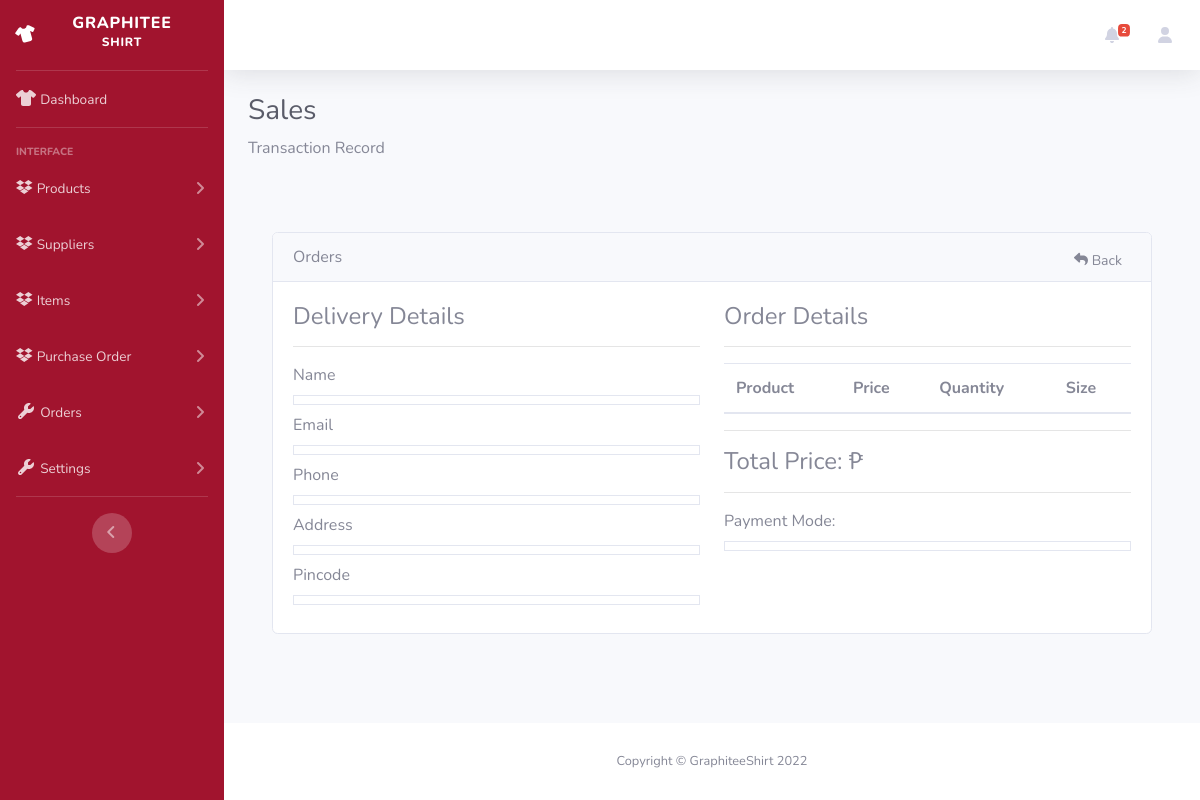
The page /view-orderAdminSales.php?t=GraphShirt9476453 on the database as committed earlier.
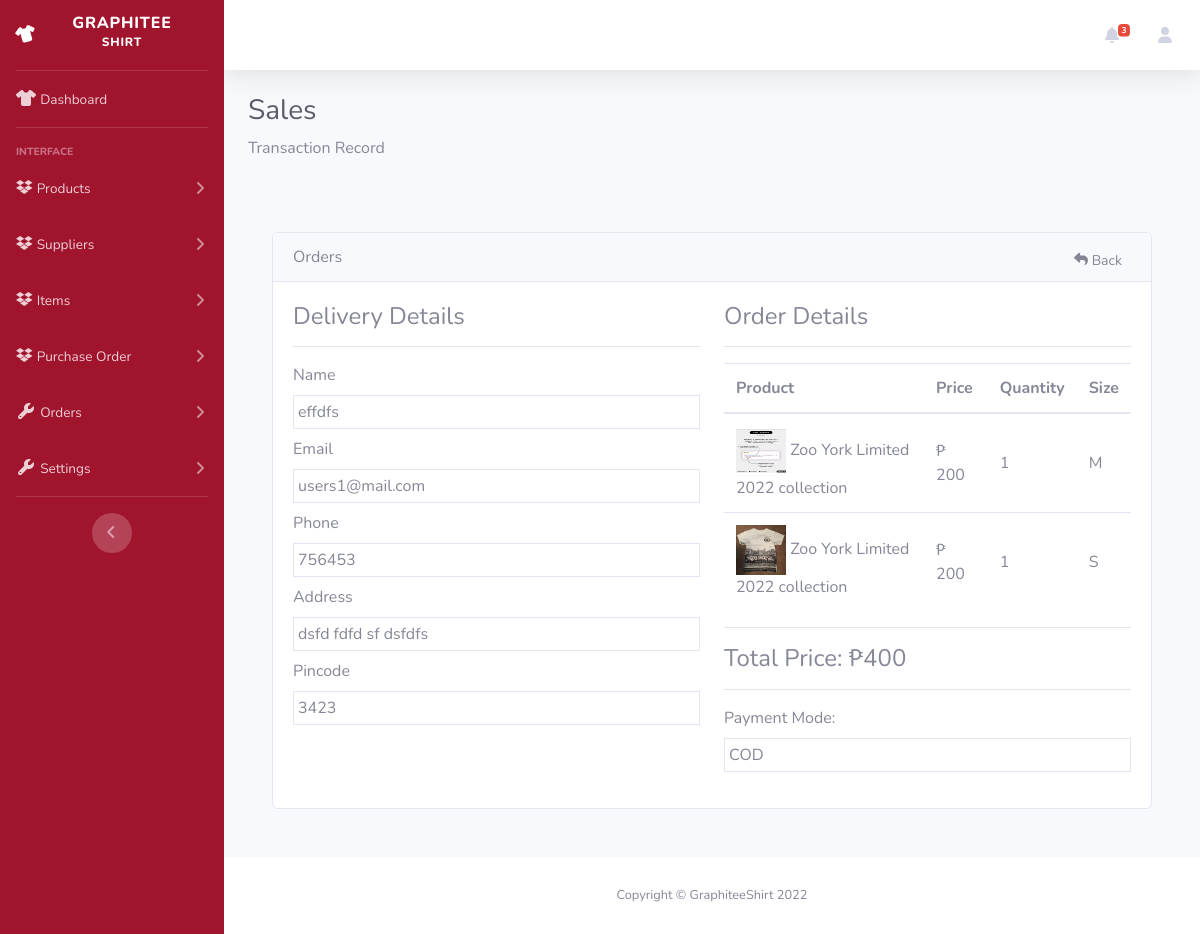
The same page on the database as committed later.
### tables this page shows
CREATE TABLE `orders` (
  `id` int(11) NOT NULL,
  `tracking_id` varchar(255) NOT NULL,
  `user_id` int(255) NOT NULL,
  `name` varchar(255) NOT NULL,
  `email` varchar(255) NOT NULL,
  `phone` varchar(255) NOT NULL,
  `address` mediumtext NOT NULL,
  `pincode` int(255) NOT NULL,
  `total_price` int(255) NOT NULL,
  `payment_mode` varchar(255) NOT NULL,
  `payment_id` varchar(255) DEFAULT NULL,
  `status` tinyint(4) NOT NULL DEFAULT 0,
  `comments` varchar(255) DEFAULT NULL,
  `proof_of_payment` varchar(250) DEFAULT NULL,
  `created_at` timestamp NOT NULL DEFAULT current_timestamp()
);

CREATE TABLE `products` (
  `id` int(11) NOT NULL,
  `code` varchar(50) DEFAULT NULL,
  `name` varchar(255) NOT NULL,
  `size` varchar(10) NOT NULL DEFAULT 'S',
  `color` varchar(50) NOT NULL DEFAULT 'black',
  `slug` varchar(255) NOT NULL,
  `image` varchar(255) NOT NULL,
  `description` text NOT NULL,
  `price` int(11) NOT NULL,
  `quantity` int(11) NOT NULL,
  `max_quantity` int(11) NOT NULL DEFAULT 20
);

CREATE TABLE `order_items` (
  `id` int(11) NOT NULL,
  `order_id` int(255) NOT NULL,
  `prod_id` int(255) NOT NULL,
  `qty` int(255) NOT NULL,
  `price` int(255) NOT NULL,
  `created_at` timestamp NOT NULL DEFAULT current_timestamp(),
  `size` varchar(255) NOT NULL
);

### classes/connectiondb.php (called while the page is built, shortened)
<?php
class connection
{
    protected function connect()
    {
        try {
            $servername = "localhost";
            $username = "root";
            $password = "";
            $conn = new PDO("mysql:host=$servername;dbname=ooplogin", $username, $password);
            $conn->setAttribute(PDO::ATTR_ERRMODE, PDO::ERRMODE_EXCEPTION);
            return $conn;
        } catch (PDOException $e) {
            echo "Connection failed: " . $e->getMessage();
            die();
        }
    }
}

### classes/viewproductModel.php (called while the page is built, shortened)
<?php
class viewproducts extends connection
{
    function getAllQuantity($table)
    {
        $sql = "SELECT * FROM $table WHERE quantity < 5";
        $stmt = $this->connect()->prepare($sql);
        $stmt->execute();
        return $stmt;
    }
    function checkTrackingA($tracking_no)
    {
        $sql = "SELECT * FROM orders WHERE tracking_id ='$tracking_no'";
        $stmt = $this->connect()->prepare($sql);
        $stmt->execute();
        return $stmt;
    }
    function displayOrderA($tracking_no,$userId)
    {
        $sql = "SELECT o.id AS oid, o.tracking_id,o.user_id, oi.*,p.* FROM orders o, order_items oi, products p WHERE o.user_id = '$userId' AND
        oi.order_id=o.id AND p.id=oi.prod_id AND o.tracking_id='$tracking_no'";
        $stmt = $this->connect()->prepare($sql);
        $stmt->execute();
        return $stmt;
    }
}

### view-orderAdminSales.php (the view, shortened to what the changed rows need)
<?php
include "classes/connectiondb.php";
include "classes/viewproductModel.php";
if (isset($_GET['t'])) {
    $tracking_no = $_GET['t'];
    $checkTrackingID = new viewproducts();
    $result = $checkTrackingID->checkTrackingA($tracking_no);
?>
    <?php
} else {
    ?>
    <h4>Something went wrong</h4>
<?php
    die();
}
$data = $result->fetchAll(PDO::FETCH_ASSOC);
?>
<!DOCTYPE html>
<html lang="en">
<head>
    <link href="vendors/fontawesome-free/css/all.min.css" rel="stylesheet" type="text/css">
    <link href="dashboard/css/sb-admin-2.min.css" rel="stylesheet">
    <link href="vendors/datatables/dataTables.bootstrap4.min.css" rel="stylesheet">
    <link rel="stylesheet" href="https://cdnjs.cloudflare.com/ajax/libs/font-awesome/6.1.2/css/all.min.css">
    <link rel="stylesheet" href="styles/viewProduct.css">
</head>
<body id="page-top">
    <div id="wrapper">
        <div id="content-wrapper" class="d-flex flex-column">
            <div id="content">
                <nav class="navbar navbar-expand navbar-light bg-white topbar mb-4 static-top shadow">
                    <ul class="navbar-nav ml-auto">
                        <?php
                        $views = new viewproducts();
                        $prods = $views->getAllQuantity("products");
                        $low = $prods->rowCount();
                        if ($low == 0) {
                            $none = "style='display:none;'";
                        } else {
                            $none = "";
                            $shake = "fa-shake";
                        }
                        ?>
                        <li class="nav-item dropdown no-arrow mx-1">
                            <a class="nav-link dropdown-toggle" href="#" id="alertsDropdown" role="button" data-toggle="dropdown" aria-haspopup="true" aria-expanded="false">
                                <i class="fas fa-bell fa-fw <?php echo $shake ?>"></i>
                                <span <?php echo $none ?> class="badge badge-danger badge-counter"> <?php echo $low ?> </span>
                            </a>
                        </li>
                    </ul>
                </nav>
                <div class="container-fluid">
                    <h1 class="h3 mb-2 text-gray-800">Sales</h1>
                    <div class="py-5">
                        <div class="container">
                            <div class="card">
                                <div class="row">
                                    <div class="col-md-12">
                                        <div class="card-body">
                                            <div class="row">
                                                <div class="col-md-6">
                                                    <div class="row">
                                                        <div class="col-md-12 mb-2">
                                                            <label class="fw-bold">Name</label>
                                                            <div class="border p-1">
                                                                <?= $data[0]["name"]; ?>
                                                            </div>
                                                        </div>
                                                        <div class="col-md-12 mb-2">
                                                            <label class="fw-bold">Email</label>
                                                            <div class="border p-1">
                                                                <?= $data[0]["email"]; ?>
                                                            </div>
                                                        </div>
                                                        <div class="col-md-12 mb-2">
                                                            <label class="fw-bold">Phone</label>
                                                            <div class="border p-1">
                                                                <?= $data[0]["phone"]; ?>
                                                            </div>
                                                        </div>
                                                        <div class="col-md-12 mb-2">
                                                            <label class="fw-bold">Address</label>
                                                            <div class="border p-1">
                                                                <?= $data[0]["address"]; ?>
                                                            </div>
                                                        </div>
                                                        <div class="col-md-12 mb-2">
                                                            <label class="fw-bold">Pincode</label>
                                                            <div class="border p-1">
                                                                <?= $data[0]["pincode"]; ?>
                                                            </div>
                                                        </div>
                                                    </div>
                                                </div>
                                                <div class="col-md-6">
                                                    <h4>Order Details</h4>
                                                    <hr>
                                                    <table class="table">
                                                        <thead>
                                                            <tr>
                                                                <th>Product</th>
                                                                <th>Price</th>
                                                                <th>Quantity</th>
                                                                <th>Size</th>
                                                            </tr>
                                                        </thead>
                                                        <tbody>
                                                            <?php
                                                            $order = new viewproducts();
                                                            $userId = $data[0]['user_id'];
                                                            $orderItems = $order->displayOrderA($tracking_no, $userId);
                                                            if ($orderItems->rowCount() > 0) {
                                                                foreach ($orderItems as $items) {
                                                            ?>
                                                                    <tr>
                                                                        <td class="align-middle">
                                                                            <img src="uploads/<?= $items['image']; ?>" width="50px" height="50px" alt="<?= $items['name']; ?>">
                                                                            <?= $items['name']; ?>
                                                                        </td>
                                                                        <td class="align-middle">
                                                                            ₱ <?= $items['price']; ?>
                                                                        </td>
                                                                        <td class="align-middle">
                                                                            <?= $items['qty']; ?>
                                                                        </td>
                                                                        <td class="align-middle">
                                                                            <?= $items['size']; ?>
                                                                        </td>
                                                                    </tr>
                                                            <?php
                                                                }
                                                            }
                                                            ?>
                                                        </tbody>
                                                    </table>
                                                    <hr>
                                                    <h4>Total Price: <span class="float-end">₱<?= $data[0]['total_price']; ?></span></h4>
                                                    <hr>
                                                    <label class="fw-bold">Payment Mode:</label>
                                                    <div class="border p-1 mb-3">
                                                        <?= $data[0]['payment_mode']; ?>
                                                    </div>
                                                </div>
                                            </div>
                                        </div>
                                    </div>
                                </div>
                            </div>
                        </div>
                    </div>
                </div>
            </div>
        </div>
    </div>
</body>
</html>

Rows that differ between the two databases and show on the page:
added orders: name "effdfs", email "users1@mail.com", phone "756453", address "dsfd fdfd sf dsfdfs", pincode "3423", products.image (picture), products.name "Zoo York Limited 2022 collection", products.price "200", order_items.qty "1", products.size "M", products.size "S", total_price "400", payment_mode "COD"
Other text that changed with them:
$low: "2" → "3"
